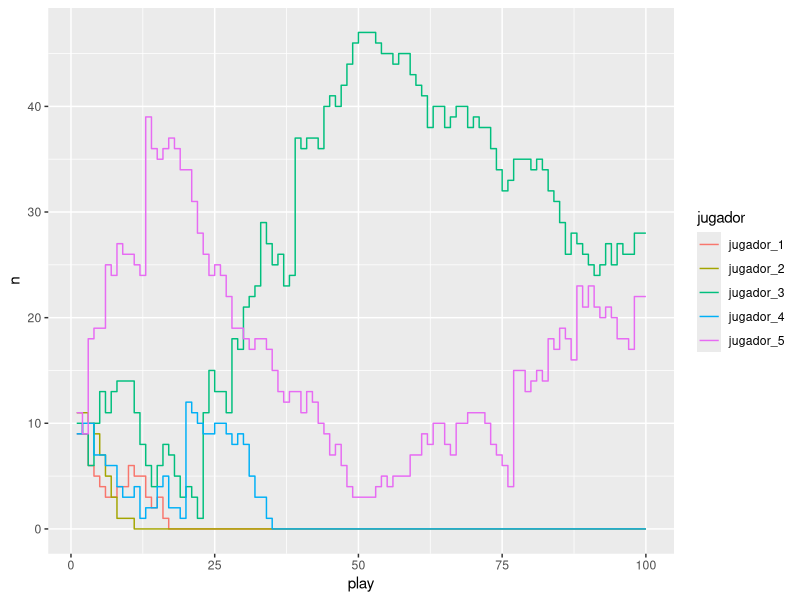

Write R code to recreate this figure.
library(tidyverse)


## Simulacion de una ronda 
jugar_ronda <- function(vec_ronda, wallet , pozo, players){
  for(i in 1:players){
    if(wallet[i] > 0){
      ######## PON 1 ##################
      if(vec_ronda[i] == perinola[1]){
        wallet[i] <- wallet[i]-1
        pozo <- pozo + 1
      ####### PON 2 ####################  
      } else if(vec_ronda[i] == perinola[2]){
        if(wallet[i] > 2){
          wallet[i] <- wallet[i]-2
          pozo <- pozo + 2
        } else if (wallet[i]==1){
          wallet[i] <- wallet[i]-1
          pozo <- pozo + 1
        }
        
        
      ###### TOMA 1 ####################  
      } else if(vec_ronda[i] == perinola[3]){
        if(pozo != 0){
          wallet[i] <- wallet[i]+1
          pozo <- pozo - 1
        }
        
        ###### TOMA 2 ####################  
      } else if(vec_ronda[i] == perinola[4]){
        if(pozo >= 2){
          wallet[i] <- wallet[i]+2
          pozo <- pozo - 2
        } else if (pozo == 1){
          wallet[i] <- wallet[i]+1
          pozo <- pozo - 1
        }
        
        ###### TOMA TODO ####################  
      } else if(vec_ronda[i] == perinola[5]){
        wallet[i] <- wallet[i]+pozo
        pozo <- 0
      
        ###### TODOS PONEN ####################
        } else{
        for(j in 1:players){
          if(wallet[j]>0){
            wallet[j] <- wallet[j]-1
            pozo <- pozo + 1
          }
        }
      }
    }
   
  }
  return(c(wallet,pozo))
}

## función utilizada para nombar el dataframe final de la simulación
names_dataframe <- function(x){
  colnames(x)[1:(ncol(x)-1)]<-paste0("jugador_",1:(ncol(x)-1))
  colnames(x)[ncol(x)] <- "pozo" 
  return(x)
}


#simulación de N rodas
sim <- function(players = 4, rondas = 10, cash = 100){
  perinola <<- c("Pon 1","Pon 2","Toma 1", "Toma 2", "Toma todo", "Todos ponen")
  wallet<-rep(cash,players)
  pozo <- 0
  winner <- FALSE
  game <- data.frame()
  for(i in 1:rondas){
    if(!winner){
      ronda<- jugar_ronda(vec_ronda = sample(perinola,size = players, replace = TRUE), 
                          wallet = wallet, 
                          pozo = pozo, 
                          players = players)
      wallet <- ronda[1:players]
      pozo <- ronda[length(ronda)]
      game <- rbind(game,ronda)
      if(sum(wallet==0)==(players-1)){winner<-TRUE}
    } else {
      break
    }
    
  }
return(names_dataframe(game))
}


## simulacion para encontrar cuantas rondas son necesarias para que haya un perdedor.
primer_perdedor <-function(cash=10, players=4, N=50){
  vector_juegos <- vector()
  for(j in 1:N){
    perinola <<- c("Pon 1","Pon 2","Toma 1", "Toma 2", "Toma todo", "Todos ponen")
    wallet<-rep(cash,players)
    pozo <- 0
    i <- 0
    game <- data.frame()
    ronda<-wallet
    while( sum(ronda[1:players]==0)==0 ){
      i=i+1
      ronda<- jugar_ronda(vec_ronda = sample(perinola,size = players, replace = TRUE), 
                          wallet = wallet, 
                          pozo = pozo, 
                          players = players)
      wallet <- ronda[1:players]
      pozo <- ronda[length(ronda)]
      game <- rbind(game,ronda)
      
    }
   vector_juegos <- c(vector_juegos,i) 
  }
  return(vector_juegos)
}


# simulacion para saber cuantas rondas son necesarias para que haya un ganador.
ganador <- function(cash=20, players=4, N=100){
  vector_juegos <- vector()
  for(j in 1:N){
    perinola <<- c("Pon 1","Pon 2","Toma 1", "Toma 2", "Toma todo", "Todos ponen")
    wallet<-rep(cash,players)
    pozo <- 0
    i <- 0
    game <- data.frame()
    ronda<-wallet
    while( sum(ronda[1:players]==0)<3 ){
      i=i+1
      ronda<- jugar_ronda(vec_ronda = sample(perinola,size = players, replace = TRUE), 
                          wallet = wallet, 
                          pozo = pozo, 
                          players = players)
      wallet <- ronda[1:players]
      pozo <- ronda[length(ronda)]
      game <- rbind(game,ronda)
      
    } 
    vector_juegos<-c(vector_juegos,i)
  }
  return(vector_juegos)
}
  
  
simulacion <- sim(rondas = 100,cash=10,players=5)
players<-ncol(simulacion)-1
simulacion$play <- 1:nrow(simulacion)
simulacion %>% 
  select(-pozo) %>% 
  gather("jugador","n",1:players ) %>% 
  ggplot(aes(x=play,y=n,colour=jugador))+
  geom_step()



